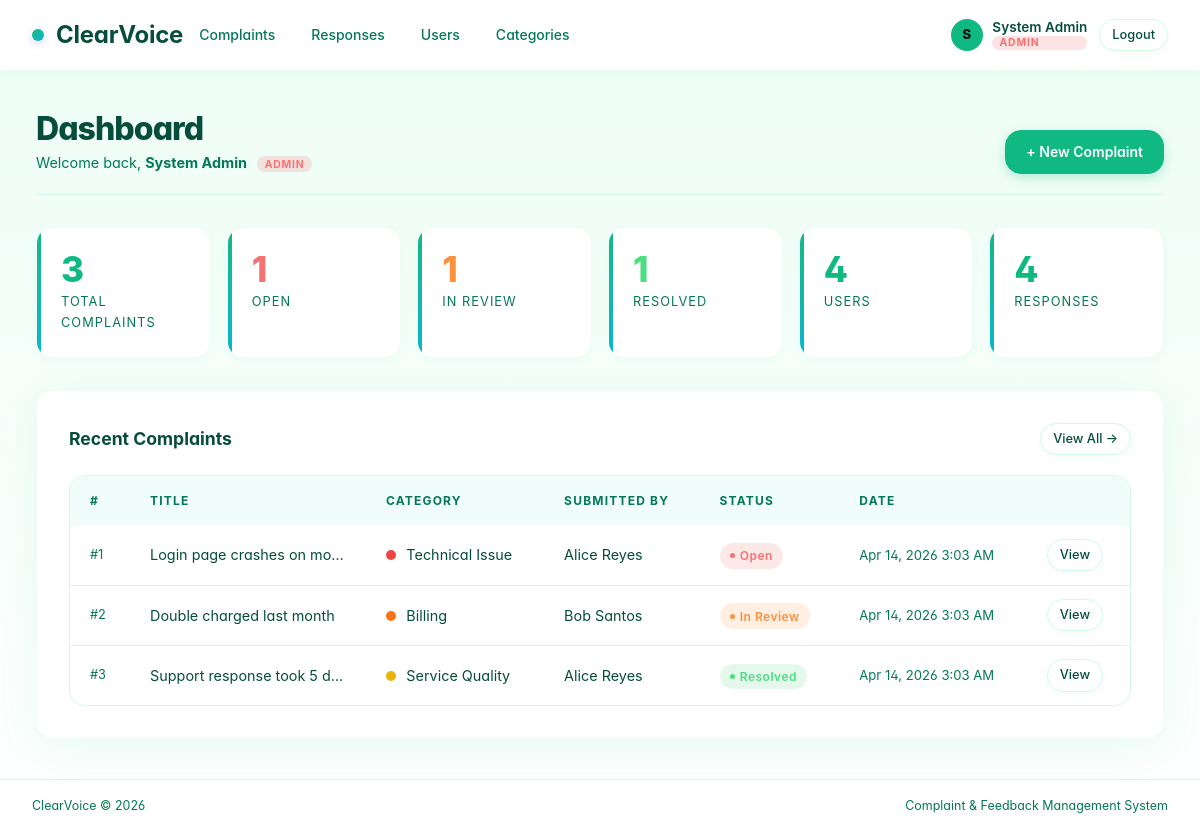
/index.php (signed in), run on the app's committed database.
### tables this page shows
CREATE TABLE IF NOT EXISTS complaints (
    id          INT UNSIGNED AUTO_INCREMENT PRIMARY KEY,
    user_id     INT UNSIGNED  NOT NULL,
    category_id INT UNSIGNED  NOT NULL,
    title       VARCHAR(200)  NOT NULL,
    description TEXT          NOT NULL,
    status      ENUM('open','in_review','resolved','closed') NOT NULL DEFAULT 'open',
    created_at  DATETIME NOT NULL DEFAULT CURRENT_TIMESTAMP,
    updated_at  DATETIME NOT NULL DEFAULT CURRENT_TIMESTAMP ON UPDATE CURRENT_TIMESTAMP,
    CONSTRAINT fk_complaint_user     FOREIGN KEY (user_id)     REFERENCES users(id)      ON DELETE CASCADE,
    CONSTRAINT fk_complaint_category FOREIGN KEY (category_id) REFERENCES categories(id) ON DELETE RESTRICT
);

CREATE TABLE IF NOT EXISTS categories (
    id          INT UNSIGNED AUTO_INCREMENT PRIMARY KEY,
    name        VARCHAR(80)   NOT NULL UNIQUE,
    description VARCHAR(255)  NOT NULL DEFAULT '',
    color       VARCHAR(7)    NOT NULL DEFAULT '#6366f1',
    created_at  DATETIME NOT NULL DEFAULT CURRENT_TIMESTAMP,
    updated_at  DATETIME NOT NULL DEFAULT CURRENT_TIMESTAMP ON UPDATE CURRENT_TIMESTAMP
);

CREATE TABLE IF NOT EXISTS users (
    id          INT UNSIGNED AUTO_INCREMENT PRIMARY KEY,
    name        VARCHAR(100)  NOT NULL,
    email       VARCHAR(150)  NOT NULL UNIQUE,
    password    VARCHAR(255)  NOT NULL,
    role        ENUM('admin','staff','public') NOT NULL DEFAULT 'public',
    created_at  DATETIME NOT NULL DEFAULT CURRENT_TIMESTAMP,
    updated_at  DATETIME NOT NULL DEFAULT CURRENT_TIMESTAMP ON UPDATE CURRENT_TIMESTAMP
);

### includes/auth.php (called while the page is built, shortened)
<?php
function currentUser(): ?array
{
    return $_SESSION['auth_user'] ?? null;
}

### includes/helpers.php (called while the page is built, shortened)
<?php
function e(string $value): string
{
    return htmlspecialchars($value, ENT_QUOTES | ENT_SUBSTITUTE, 'UTF-8');
}
function statusBadge(string $status): string
{
    return match ($status) {
        'open'      => 'badge-open',
        'in_review' => 'badge-review',
        'resolved'  => 'badge-resolved',
        'closed'    => 'badge-closed',
        default     => 'badge-open',
    };
}
function statusLabel(string $status): string
{
    return match ($status) {
        'open'      => 'Open',
        'in_review' => 'In Review',
        'resolved'  => 'Resolved',
        'closed'    => 'Closed',
        default     => ucfirst($status),
    };
}
function formatDate(string $datetime): string
{
    return date('M j, Y  g:i A', strtotime($datetime));
}

### index.php (the view, shortened to what this page needs)
<?php
require_once __DIR__ . '/includes/auth.php';
require_once __DIR__ . '/includes/header.php';
$db   = getDB();
$user = currentUser();
$totalComplaints    = $db->query('SELECT COUNT(*) FROM complaints')->fetchColumn();
$openComplaints     = $db->query("SELECT COUNT(*) FROM complaints WHERE status='open'")->fetchColumn();
$inReviewComplaints = $db->query("SELECT COUNT(*) FROM complaints WHERE status='in_review'")->fetchColumn();
$resolvedComplaints = $db->query("SELECT COUNT(*) FROM complaints WHERE status='resolved'")->fetchColumn();
$totalUsers         = $db->query('SELECT COUNT(*) FROM users')->fetchColumn();
$totalResponses     = $db->query('SELECT COUNT(*) FROM responses')->fetchColumn();
if ($user['role'] === 'public') {
    $recentStmt = $db->prepare(
        'SELECT c.id, c.title, c.status, c.created_at,
                u.name AS user_name, cat.name AS category_name, cat.color AS cat_color
         FROM complaints c
         JOIN users      u   ON c.user_id     = u.id
         JOIN categories cat ON c.category_id = cat.id
         WHERE c.user_id = :uid
         ORDER BY c.created_at DESC LIMIT 8'
    );
    $recentStmt->execute([':uid' => $user['id']]);
} else {
    $recentStmt = $db->query(
        'SELECT c.id, c.title, c.status, c.created_at,
                u.name AS user_name, cat.name AS category_name, cat.color AS cat_color
         FROM complaints c
         JOIN users      u   ON c.user_id     = u.id
         JOIN categories cat ON c.category_id = cat.id
         ORDER BY c.created_at DESC LIMIT 8'
    );
}
$recentComplaints = $recentStmt->fetchAll();
?>
<div class="page-header">
    <div>
        <h1>
            <?php if ($user['role'] === 'public'): ?>
                My Complaints
            <?php else: ?>
                Dashboard
            <?php endif; ?>
        </h1>
        <p>
            Welcome back, <strong><?= e($user['name']) ?></strong>
            <span class="role-pill role-<?= e($user['role']) ?>" style="margin-left:.4rem"><?= ucfirst(e($user['role'])) ?></span>
        </p>
    </div>
    <a href="pages/complaints/create.php" class="btn btn-primary">+ New Complaint</a>
</div>
<?php if (in_array($user['role'], ['admin','staff'])): ?>
<div class="stats-row">
    <div class="stat-card">
        <div class="stat-number"><?= $totalComplaints ?></div>
        <div class="stat-label">Total Complaints</div>
    </div>
    <div class="stat-card">
        <div class="stat-number" style="color:#f87171"><?= $openComplaints ?></div>
        <div class="stat-label">Open</div>
    </div>
    <div class="stat-card">
        <div class="stat-number" style="color:#fb923c"><?= $inReviewComplaints ?></div>
        <div class="stat-label">In Review</div>
    </div>
    <div class="stat-card">
        <div class="stat-number" style="color:#4ade80"><?= $resolvedComplaints ?></div>
        <div class="stat-label">Resolved</div>
    </div>
    <?php if ($user['role'] === 'admin'): ?>
    <div class="stat-card">
        <div class="stat-number"><?= $totalUsers ?></div>
        <div class="stat-label">Users</div>
    </div>
    <div class="stat-card">
        <div class="stat-number"><?= $totalResponses ?></div>
        <div class="stat-label">Responses</div>
    </div>
    <?php endif; ?>
</div>
<?php endif; ?>
<div class="card fade-in">
    <div style="display:flex;justify-content:space-between;align-items:center;margin-bottom:1.25rem">
        <h2 style="font-family:var(--font-head);font-size:1.1rem;font-weight:700">
            <?= $user['role'] === 'public' ? 'My Recent Complaints' : 'Recent Complaints' ?>
        </h2>
        <a href="pages/complaints/index.php" class="btn btn-secondary btn-sm">View All →</a>
    </div>
    <?php if (empty($recentComplaints)): ?>
        <div class="empty-state">
            <div class="empty-icon">📋</div>
            <p>No complaints yet. <a href="pages/complaints/create.php">Submit one now</a>.</p>
        </div>
    <?php else: ?>
    <div class="table-wrap">
        <table>
            <thead>
                <tr>
                    <th>#</th>
                    <th>Title</th>
                    <th>Category</th>
                    <?php if ($user['role'] !== 'public'): ?><th>Submitted By</th><?php endif; ?>
                    <th>Status</th>
                    <th>Date</th>
                    <th></th>
                </tr>
            </thead>
            <tbody>
            <?php foreach ($recentComplaints as $c): ?>
                <tr>
                    <td style="color:var(--text-muted);font-size:.8rem">#<?= $c['id'] ?></td>
                    <td style="max-width:220px;overflow:hidden;text-overflow:ellipsis;white-space:nowrap">
                        <?= e($c['title']) ?>
                    </td>
                    <td>
                        <span class="cat-dot" style="background:<?= e($c['cat_color']) ?>"></span>
                        <?= e($c['category_name']) ?>
                    </td>
                    <?php if ($user['role'] !== 'public'): ?>
                    <td><?= e($c['user_name']) ?></td>
                    <?php endif; ?>
                    <td><span class="badge <?= statusBadge($c['status']) ?>"><?= statusLabel($c['status']) ?></span></td>
                    <td style="color:var(--text-muted);font-size:.82rem"><?= formatDate($c['created_at']) ?></td>
                    <td><a href="pages/complaints/view.php?id=<?= $c['id'] ?>" class="btn btn-secondary btn-sm">View</a></td>
                </tr>
            <?php endforeach; ?>
            </tbody>
        </table>
    </div>
    <?php endif; ?>
</div>
<?php require_once __DIR__ . '/includes/footer.php'; ?>

### includes/header.php (shortened to what this page needs)
<?php
require_once __DIR__ . '/../includes/helpers.php';
require_once __DIR__ . '/../includes/auth.php';
$currentUser = currentUser();
$depth = substr_count($_SERVER['PHP_SELF'], '/') - 2;
$base  = str_repeat('../', $depth);
?>
<!DOCTYPE html>
<html lang="en">
<head>
    <link rel="stylesheet" href="<?= $base ?>assets/css/style.css?v=<?= time(); ?>">
</head>
<body>
<nav class="navbar">
    <a class="brand" href="<?= $base ?>index.php">
        <span class="brand-dot"></span>ClearVoice
    </a>
    <ul class="nav-links">
        <li>
            <a href="<?= $base ?>pages/complaints/index.php"
               class="<?= str_contains($_SERVER['PHP_SELF'], '/complaints/') ? 'active' : '' ?>">
                Complaints
            </a>
        </li>
        <?php if ($currentUser && in_array($currentUser['role'], ['admin','staff'])): ?>
        <li>
            <a href="<?= $base ?>pages/responses/index.php"
               class="<?= str_contains($_SERVER['PHP_SELF'], '/responses/') ? 'active' : '' ?>">
                Responses
            </a>
        </li>
        <?php endif; ?>
        <?php if ($currentUser && $currentUser['role'] === 'admin'): ?>
        <li>
            <a href="<?= $base ?>pages/users/index.php"
               class="<?= str_contains($_SERVER['PHP_SELF'], '/users/') ? 'active' : '' ?>">
                Users
            </a>
        </li>
        <li>
            <a href="<?= $base ?>pages/categories/index.php"
               class="<?= str_contains($_SERVER['PHP_SELF'], '/categories/') ? 'active' : '' ?>">
                Categories
            </a>
        </li>
        <?php endif; ?>
    </ul>
    <div class="user-menu">
        <?php if ($currentUser): ?>
            <div class="user-info">
                <span class="user-avatar"><?= strtoupper(substr($currentUser['name'], 0, 1)) ?></span>
                <div class="user-details">
                    <span class="user-name"><?= e($currentUser['name']) ?></span>
                    <span class="role-pill role-<?= e($currentUser['role']) ?>"><?= ucfirst(e($currentUser['role'])) ?></span>
                </div>
            </div>
            <a href="<?= $base ?>auth/logout.php" class="btn btn-secondary btn-sm">Logout</a>
        <?php else: ?>
            <a href="<?= $base ?>auth/login.php" class="btn btn-primary btn-sm">Sign In</a>
        <?php endif; ?>
    </div>
</nav>
<main class="container">

### includes/footer.php (shortened to what this page needs)
</main>
<footer class="site-footer">
    <span>ClearVoice &copy; <?= date('Y') ?></span>
    <span>Complaint &amp; Feedback Management System</span>
</footer>
</body>
</html>

### data on the page
complaints: id "1", title "Login page crashes on mo…", category.name "Technical Issue", user.name "Alice Reyes", status "Open", created_at "Apr 14, 2026 3:03 AM"
complaints: id "2", title "Double charged last month", category.name "Billing", user.name "Bob Santos", status "In Review", created_at "Apr 14, 2026 3:03 AM"
complaints: id "3", title "Support response took 5 d…", category.name "Service Quality", user.name "Alice Reyes", status "Resolved", created_at "Apr 14, 2026 3:03 AM"

### other printed values
substr($currentUser['name'], 0, 1) "S"
$currentUser['name'] "System Admin"
$currentUser['role'] "ADMIN"
$user['name'] "System Admin"
$user['role'] "ADMIN"
$totalComplaints "3"
$openComplaints "1"
$inReviewComplaints "1"
$resolvedComplaints "1"
$totalUsers "4"
$totalResponses "4"
